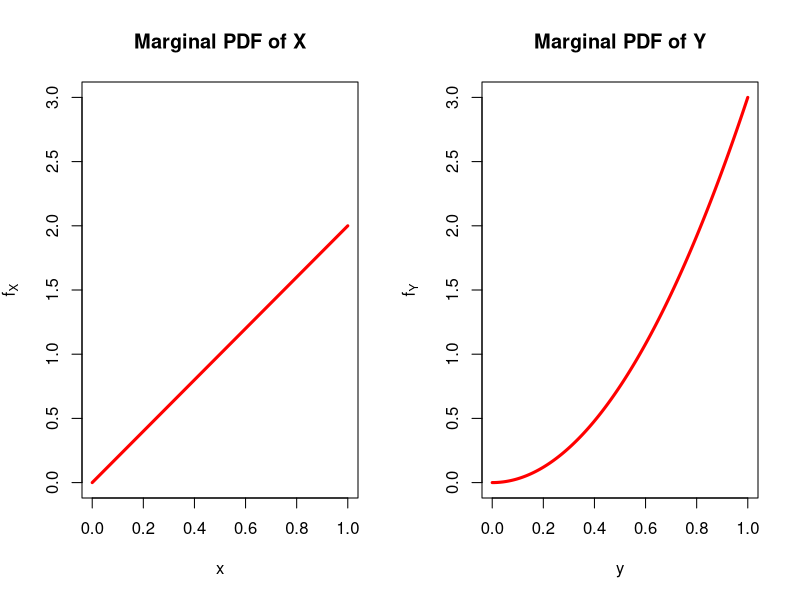
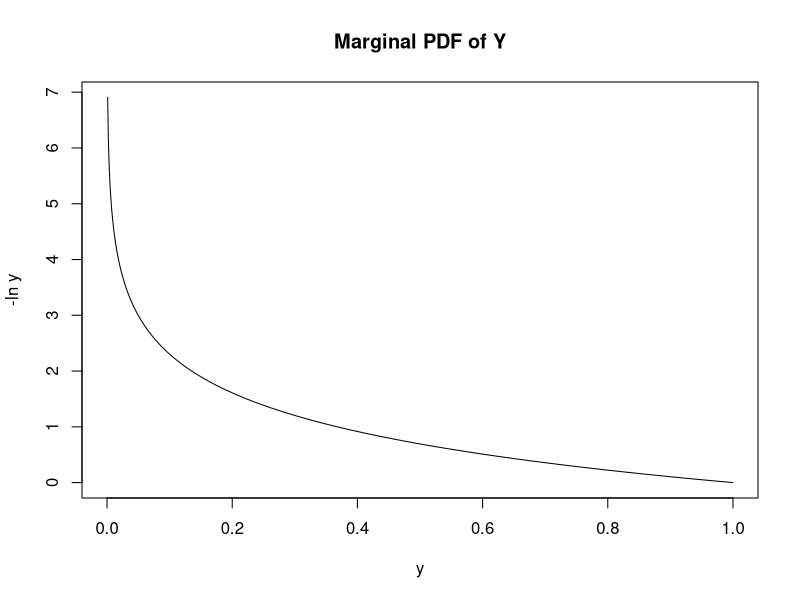

The R source for these figures, in order:
par(mfrow = c(1, 2))

curve(2*x, from = 0, to = 1, n = 1000, ylim = c(0, 3), col = "red", lwd = 3,
      main = "Marginal PDF of X", xlab = "x", ylab = expression(f[X]))
curve(3*x^2, from = 0, to = 1, n = 1000, , ylim = c(0, 3), col = "red", lwd = 3,
      main = "Marginal PDF of Y", xlab = "y", ylab = expression(f[Y]))



par(mfrow = c(1, 1))

curve(-log(x), from = 0, to = 1, n = 1000, ylab = "-ln y", xlab = "y", main = "Marginal PDF of Y")